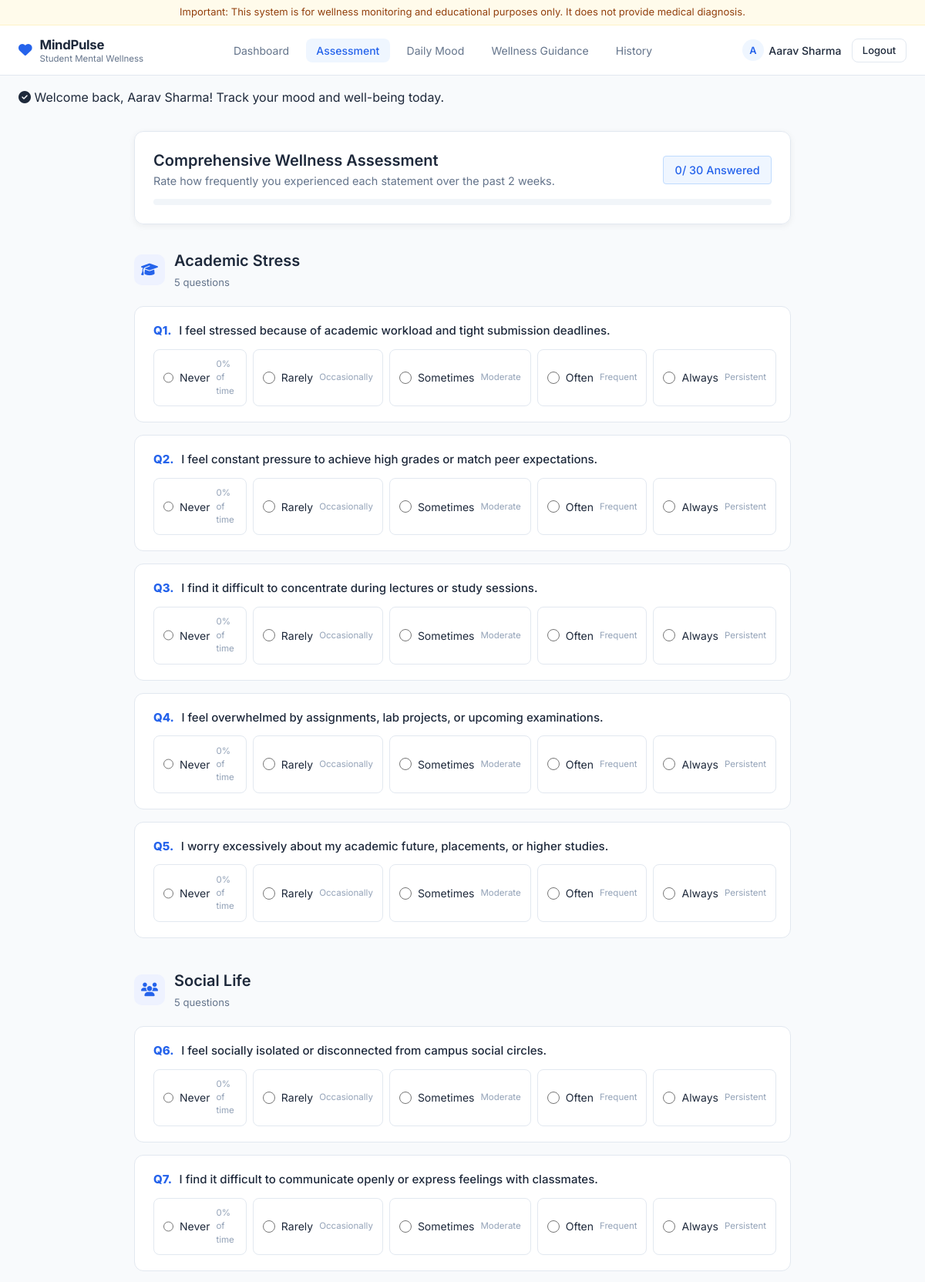
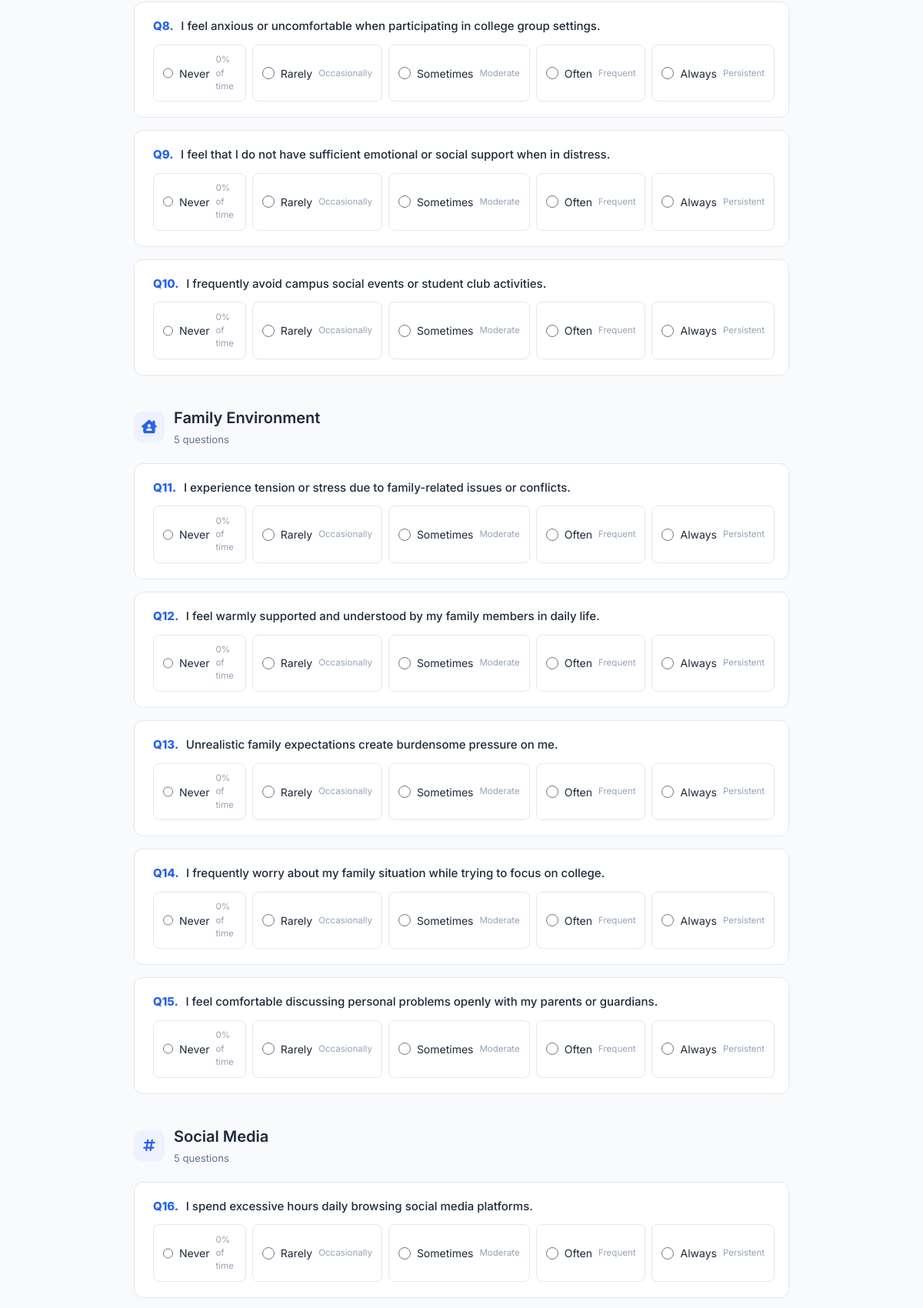
The page /assessment.php (signed in, upper part) on the database its author committed (2 pictures, top to bottom).
### tables this page shows
CREATE TABLE `questions` (
  `id` INT AUTO_INCREMENT PRIMARY KEY,
  `category` VARCHAR(50) NOT NULL,
  `question` TEXT NOT NULL,
  `question_type` VARCHAR(30) DEFAULT 'likert_5',
  `reverse_score` TINYINT(1) DEFAULT 0,
  `status` ENUM('active', 'inactive') DEFAULT 'active'
);

### includes/functions.php (called while the page is built, shortened)
<?php
function escape($data) {
    return htmlspecialchars((string)$data, ENT_QUOTES, 'UTF-8');
}
?>

### assessment.php (the view, shortened to what this page needs)
<?php
require_once __DIR__ . '/includes/functions.php';
$db = getDB();
$stmt = $db->query("SELECT * FROM questions WHERE status = 'active' ORDER BY id ASC");
$allQuestions = $stmt->fetchAll();
$categories = [];
foreach ($allQuestions as $q) {
    $categories[$q['category']][] = $q;
}
require_once __DIR__ . '/includes/header.php';
?>
<div class="container" style="max-width: 900px; margin: 2rem auto 4rem;">
  <div class="card" style="margin-bottom: 2rem; position: sticky; top: 85px; z-index: 40; backdrop-filter: blur(8px); background: rgba(255,255,255,0.96);">
    <div style="display: flex; justify-content: space-between; align-items: center; margin-bottom: 0.75rem; flex-wrap: wrap; gap: 0.5rem;">
      <div>
        <h2>Comprehensive Wellness Assessment</h2>
        <p style="color: #64748b; font-size: 0.9rem; margin-top: 0.2rem;">
          Rate how frequently you experienced each statement over the past 2 weeks.
        </p>
      </div>
      <div>
        <span class="badge badge-neutral" style="font-size: 0.9rem; padding: 0.4rem 0.9rem;">
          <span id="assessmentAnsweredCount">0</span> / <?php echo count($allQuestions); ?> Answered
        </span>
      </div>
    </div>
    <div class="progress-bar-bg" style="height: 8px;">
    </div>
  </div>
  <form id="assessmentForm" method="POST" action="submit_assessment.php">
    <?php
    $catIcons = [
      'Academic Stress' => 'fa-graduation-cap',
      'Social Life' => 'fa-users',
      'Family Environment' => 'fa-house-chimney-user',
      'Social Media' => 'fa-hashtag',
      'Physical Health' => 'fa-heart-pulse',
      'Campus Environment' => 'fa-building-columns',
      'Financial Stress' => 'fa-wallet'
    ];
    ?>
    <?php foreach ($categories as $categoryName => $questions): ?>
      <div style="margin-bottom: 2.5rem;">
        <div style="display: flex; align-items: center; gap: 0.75rem; margin-bottom: 1.25rem;">
          <div style="width: 40px; height: 40px; border-radius: 10px; background: #eef2ff; color: var(--primary); display: flex; align-items: center; justify-content: center; font-size: 1.1rem;">
            <i class="fa-solid <?php echo $catIcons[$categoryName] ?? 'fa-circle-question'; ?>"></i>
          </div>
          <div>
            <h3 style="font-size: 1.25rem;"><?php echo escape($categoryName); ?></h3>
            <span style="font-size: 0.82rem; color: #64748b;"><?php echo count($questions); ?> questions</span>
          </div>
        </div>
        <?php foreach ($questions as $q): ?>
          <div class="likert-question-card">
            <div class="likert-question-text">
              <span style="color: var(--primary); font-weight: 800; margin-right: 0.35rem;">Q<?php echo $q['id']; ?>.</span>
              <?php echo escape($q['question']); ?>
            </div>
            <div class="likert-options">
              <?php
              $options = [
                1 => ['label' => 'Never', 'hint' => '0% of time'],
                2 => ['label' => 'Rarely', 'hint' => 'Occasionally'],
                3 => ['label' => 'Sometimes', 'hint' => 'Moderate'],
                4 => ['label' => 'Often', 'hint' => 'Frequent'],
                5 => ['label' => 'Always', 'hint' => 'Persistent']
              ];
              ?>
              <?php foreach ($options as $val => $opt): ?>
                <label class="likert-option-label">
                  <input type="radio" name="answers[<?php echo $q['id']; ?>]" value="<?php echo $val; ?>" required>
                  <span><?php echo $opt['label']; ?></span>
                  <span style="font-size: 0.72rem; color: #94a3b8;"><?php echo $opt['hint']; ?></span>
                </label>
              <?php endforeach; ?>
            </div>
          </div>
        <?php endforeach; ?>
      </div>
    <?php endforeach; ?>
  </form>
</div>
<?php require_once __DIR__ . '/includes/footer.php'; ?>

### assets/css/style.css (style rules this page uses)
:root { --primary: #2563EB; --primary-hover: #1d4ed8; --primary-soft: #EFF6FF; --secondary: #14B8A6; --secondary-soft: #F0FDFA; --bg-main: #F8FAFC; --bg-card: #FFFFFF; --text-main: #1E293B; --text-muted: #64748B; --border-color: #E2E8F0; --warning: #F59E0B; --warning-soft: #FFFBEB; --danger: #EF4444; --danger-soft: #FEF2F2; --font-family: 'Inter', system-ui, -apple-system, BlinkMacSystemFont, "Segoe UI", sans-serif; --radius-card: 12px; --radius-button: 8px; --radius-input: 8px; --shadow-subtle: 0 2px 8px rgba(15, 23, 42, 0.06); }
* { box-sizing: border-box; margin: 0; padding: 0; }
body { font-family: var(--font-family); background-color: var(--bg-main); color: var(--text-main); line-height: 1.5; min-height: 100vh; display: flex; flex-direction: column; -webkit-font-smoothing: antialiased; }
h2 { font-size: 1.25rem; font-weight: 600; color: var(--text-main); line-height: 1.3; }
h3 { font-size: 1rem; font-weight: 600; color: var(--text-main); }
p { font-size: 0.9375rem; color: var(--text-muted); }
.container { width: 100%; max-width: 1200px; margin: 0 auto; padding: 0 1.5rem; }
.card { background: var(--bg-card); border-radius: var(--radius-card); border: 1px solid var(--border-color); box-shadow: var(--shadow-subtle); padding: 1.5rem; transition: border-color 0.15s ease; }
.badge { display: inline-flex; align-items: center; font-size: 0.75rem; font-weight: 500; padding: 0.2rem 0.55rem; border-radius: 4px; }
.badge-neutral { background-color: var(--primary-soft); color: var(--primary); border: 1px solid #BFDBFE; }
.progress-bar-bg { width: 100%; height: 8px; background-color: #F1F5F9; border-radius: 999px; overflow: hidden; }

### assets/css/dashboard.css (style rules this page uses)
.likert-question-card { background: #FFFFFF; border: 1px solid var(--border-color); border-radius: var(--radius-card); padding: 1.25rem 1.5rem; margin-bottom: 1rem; }
.likert-question-text { font-size: 0.9375rem; font-weight: 500; color: var(--text-main); margin-bottom: 0.85rem; line-height: 1.4; }
.likert-options { display: grid; grid-template-columns: repeat(5, 1fr); gap: 0.5rem; }
.likert-option-label { display: flex; align-items: center; gap: 0.5rem; padding: 0.65rem 0.75rem; background: #FFFFFF; border: 1px solid var(--border-color); border-radius: var(--radius-button); cursor: pointer; transition: all 0.15s ease; font-size: 0.875rem; color: var(--text-main); }
.likert-option-label input[type="radio"] { accent-color: var(--primary); width: 16px; height: 16px; }

### rows shown on the page
questions: id "1", question "I feel stressed because of academic workload and tight submission deadlines.", label "Never", hint "0% of time", label "Rarely", hint "Occasionally", label "Sometimes", hint "Moderate", label "Often", hint "Frequent", label "Always", hint "Persistent"
questions: id "2", question "I feel constant pressure to achieve high grades or match peer expectations.", label "Never", hint "0% of time", label "Rarely", hint "Occasionally", label "Sometimes", hint "Moderate", label "Often", hint "Frequent", label "Always", hint "Persistent"
questions: id "3", question "I find it difficult to concentrate during lectures or study sessions.", label "Never", hint "0% of time", label "Rarely", hint "Occasionally", label "Sometimes", hint "Moderate", label "Often", hint "Frequent", label "Always", hint "Persistent"
questions: id "4", question "I feel overwhelmed by assignments, lab projects, or upcoming examinations.", label "Never", hint "0% of time", label "Rarely", hint "Occasionally", label "Sometimes", hint "Moderate", label "Often", hint "Frequent", label "Always", hint "Persistent"
questions: id "5", question "I worry excessively about my academic future, placements, or higher studies.", label "Never", hint "0% of time", label "Rarely", hint "Occasionally", label "Sometimes", hint "Moderate", label "Often", hint "Frequent", label "Always", hint "Persistent"
questions: id "6", question "I feel socially isolated or disconnected from campus social circles.", label "Never", hint "0% of time", label "Rarely", hint "Occasionally", label "Sometimes", hint "Moderate", label "Often", hint "Frequent", label "Always", hint "Persistent"
questions: id "7", question "I find it difficult to communicate openly or express feelings with classmates.", label "Never", hint "0% of time", label "Rarely", hint "Occasionally", label "Sometimes", hint "Moderate", label "Often", hint "Frequent", label "Always", hint "Persistent"
questions: id "8", question "I feel anxious or uncomfortable when participating in college group settings.", label "Never", hint "0% of time", label "Rarely", hint "Occasionally", label "Sometimes", hint "Moderate", label "Often", hint "Frequent", label "Always", hint "Persistent"
questions: id "9", question "I feel that I do not have sufficient emotional or social support when in distress.", label "Never", hint "0% of time", label "Rarely", hint "Occasionally", label "Sometimes", hint "Moderate", label "Often", hint "Frequent", label "Always", hint "Persistent"
questions: id "10", question "I frequently avoid campus social events or student club activities.", label "Never", hint "0% of time", label "Rarely", hint "Occasionally", label "Sometimes", hint "Moderate", label "Often", hint "Frequent", label "Always", hint "Persistent"
questions: id "11", question "I experience tension or stress due to family-related issues or conflicts.", label "Never", hint "0% of time", label "Rarely", hint "Occasionally", label "Sometimes", hint "Moderate", label "Often", hint "Frequent", label "Always", hint "Persistent"
questions: id "12", question "I feel warmly supported and understood by my family members in daily life.", label "Never", hint "0% of time", label "Rarely", hint "Occasionally", label "Sometimes", hint "Moderate", label "Often", hint "Frequent", label "Always", hint "Persistent"
questions: id "13", question "Unrealistic family expectations create burdensome pressure on me.", label "Never", hint "0% of time", label "Rarely", hint "Occasionally", label "Sometimes", hint "Moderate", label "Often", hint "Frequent", label "Always", hint "Persistent"
questions: id "14", question "I frequently worry about my family situation while trying to focus on college.", label "Never", hint "0% of time", label "Rarely", hint "Occasionally", label "Sometimes", hint "Moderate", label "Often", hint "Frequent", label "Always", hint "Persistent"
questions: id "15", question "I feel comfortable discussing personal problems openly with my parents or guardians.", label "Never", hint "0% of time", label "Rarely", hint "Occasionally", label "Sometimes", hint "Moderate", label "Often", hint "Frequent", label "Always", hint "Persistent"
questions: id "16", question "I spend excessive hours daily browsing social media platforms.", label "Never", hint "0% of time", label "Rarely", hint "Occasionally", label "Sometimes", hint "Moderate", label "Often", hint "Frequent", label "Always", hint "Persistent"

### other values the page prints
APP_NAME "MindPulse"
substr($currentUser['name'] ?? 'U', 0, 1) "A"
$currentUser['name'] "Aarav Sharma"
$_SESSION['flash_success'] "Welcome back, Aarav Sharma! Track your mood and well-being today."
count($allQuestions) "30"
$categoryName "Academic Stress"
count($questions) "5"
$categoryName "Social Life"
$categoryName "Family Environment"
$categoryName "Social Media"
